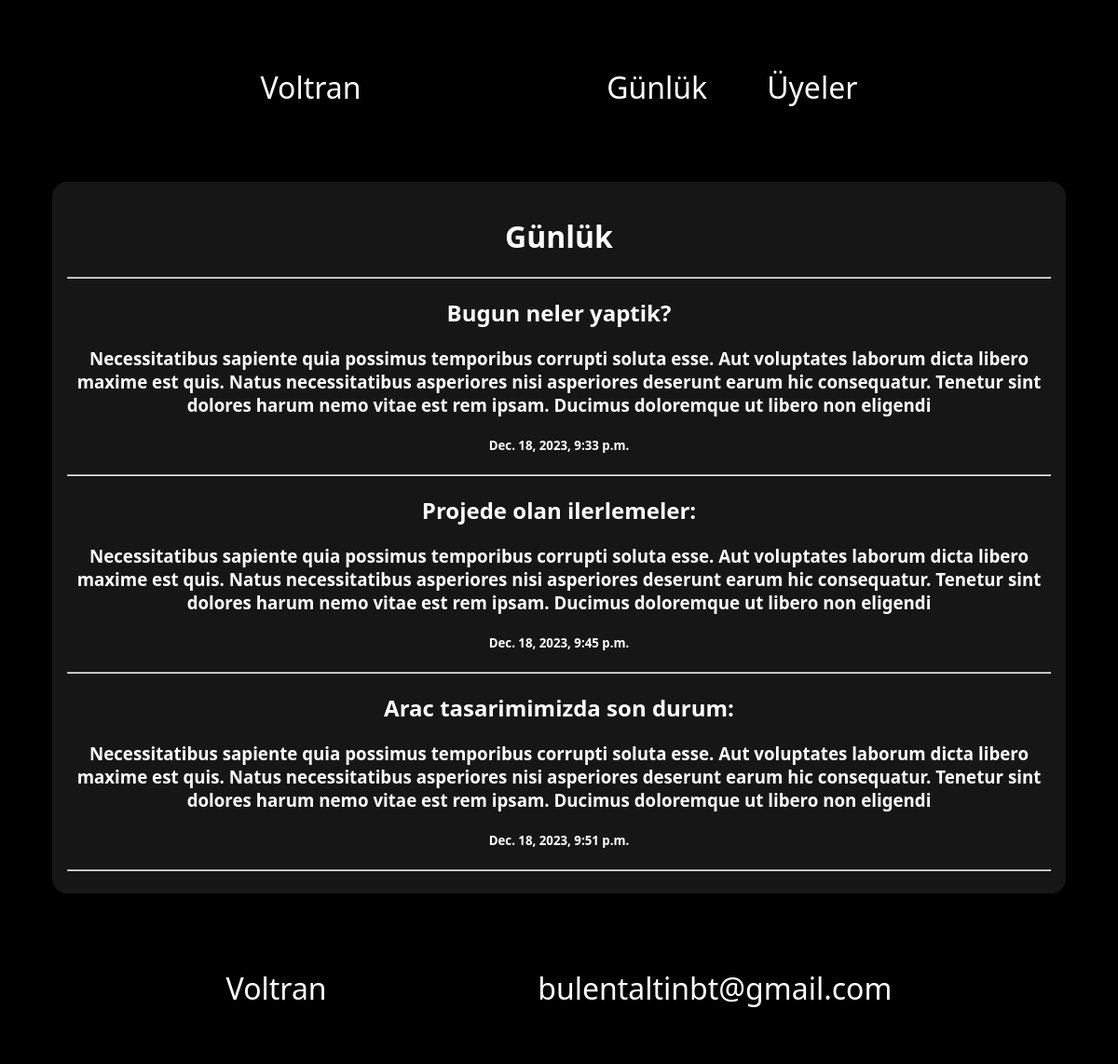
/log/, run on an earlier commit of the app's database.
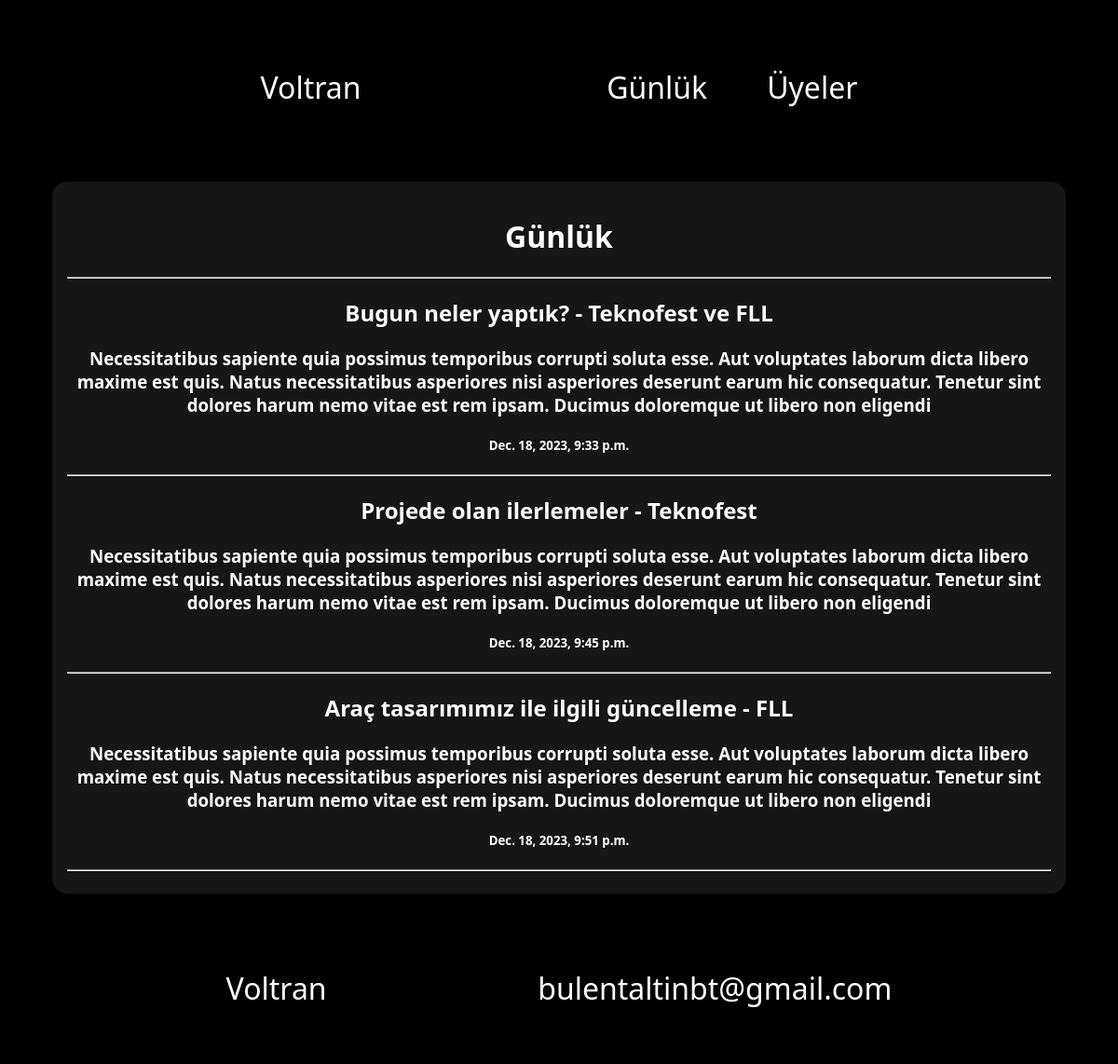
And on a later commit of the database.
### base/models.py (models this page shows, shortened)
class Log(models.Model):
    title = models.CharField("baslik", max_length=60)
    description = models.TextField("Aciklama")
    date = models.DateTimeField("tarih")
    class Meta:
        verbose_name = "log"
        verbose_name_plural = "logs"

### base/views.py (the view)
# urls.py: path('log/', views.log, name='log'),
def log(request):
    logs = Log.objects.all()
    context = {"logs": logs}
    return render(request,'base/log.html', context)

### base/templates/base/log.html (shortened to what this page needs)
{% extends 'base/main.html' %}
{% block content %}
<div class="logs-box">
    <h1 class="logs-title-log">Günlük</h1> <hr>
    {% for l in logs %}
    <h2 class="logs-title">{{l.title}}</h2>
    <h3 class="logs-text">{{l.description}}</h3>
    <h5 class="logs-date">{{l.date}}</h5> <hr>
    {% endfor %}
</div>
{% endblock content %}

What changed in the data, as far as the page shows it:
changed Log: title "Bugun neler yaptik?" → "Bugun neler yaptık? - Teknofest ve FLL"
changed Log: title "Projede olan ilerlemeler:" → "Projede olan ilerlemeler - Teknofest"
changed Log: title "Arac tasarimimizda son durum:" → "Araç tasarımımız ile ilgili güncelleme - FLL"
